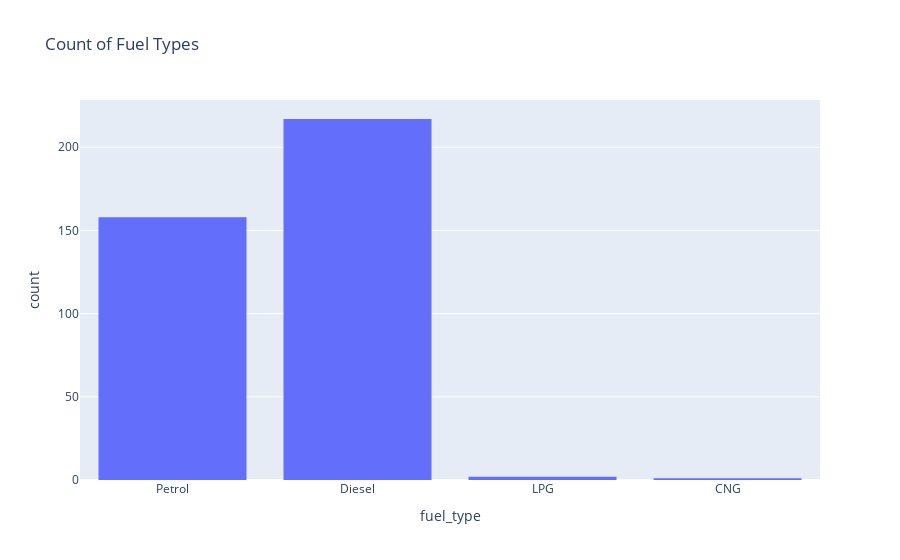

The notebook cell this image was saved under:
### Markdown cell above
### Fuel Type

### Code cell
px.histogram(df, x='fuel_type', title="Count of Fuel Types")

### Figure 1 — Plotly figure (JSON) as saved in the notebook; plotly's stock layout.template omitted (floating-point values rounded to 4 significant figures; data arrays with more than 128 entries replaced by an {"elided": "..."} marker saying what was removed)
{"data": [{"alignmentgroup": "True", "bingroup": "x", "hovertemplate": "fuel_type=%{x}<br>count=%{y}<extra></extra>", "legendgroup": "", "marker": {"color": "#636efa"}, "name": "", "offsetgroup": "", "orientation": "v", "showlegend": false, "type": "histogram", "x": {"elided": "378 str values"}, "xaxis": "x", "yaxis": "y"}], "layout": {"barmode": "relative", "legend": {"tracegroupgap": 0}, "title": {"text": "Count of Fuel Types"}, "xaxis": {"anchor": "y", "domain": [0, 1], "title": {"text": "fuel_type"}}, "yaxis": {"anchor": "x", "domain": [0, 1], "title": {"text": "count"}}}}
